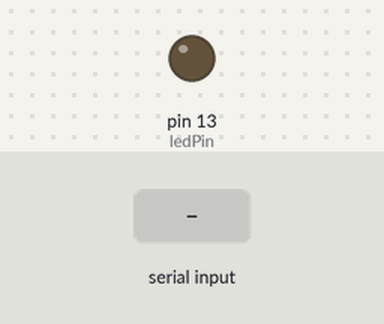
A sketch run on a simulated Arduino Uno, built with avr-gcc and run on an emulated ATmega328P. Shown: output pins drawn as LEDs (lit = HIGH). Inputs (shaded band) come from the test bench. Pins used as bus, display or sensor lines are not drawn.

Above: at 1.2 s.
1.3 s: "S" received over Serial
At 2.5 s:
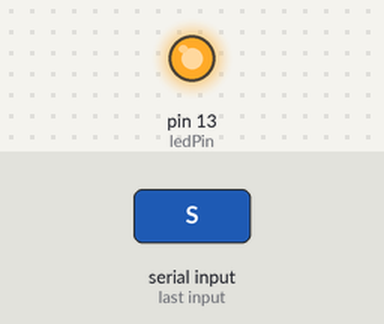
2.8 s: "K" received over Serial
At 3.7 s:
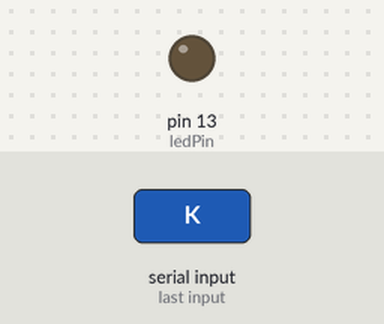
Timing chart, 0 to 5.8 s (numbered marks = the images above; inputs shaded):
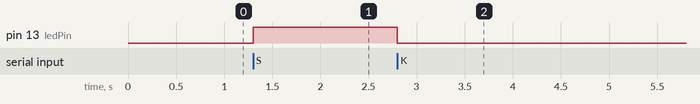

Measured:
- after the input at 1.3 s, pin 13 (ledPin): LOW → HIGH at once
- after the input at 2.8 s, pin 13 (ledPin): HIGH → LOW at once

The sketch:

a4988_eight.ino
```cpp
#include <Arduino.h>

/*a4988
//Quarter step

48 steps for full rev

gear ratio 36:16 = 2.25

full step   2.25 angle 7.5
half step - 4.5 angle 3.75
quarter     9 angle 1.875
eight       18 angle 0.9375  <=== default
sixteenth   36 angle 0.46875


*/

const int ledPin = 13; // the pin that the LED is attached to
int incomingByte;      // a variable to read incoming serial data into
const int stepPin = 3;


void setup() {
  // initialize serial communication:
  Serial.begin(9600);
  // initialize the LED pin as an output:
  pinMode(ledPin, OUTPUT);
  pinMode(stepPin,OUTPUT);
}

void loop() {
if (Serial.available() > 0) {
    // read the oldest byte in the serial buffer:
    incomingByte = Serial.read();
    // if it's a capital H (ASCII 72), turn on the LED:
    if (incomingByte == 'S') {
      digitalWrite(ledPin, HIGH);
      pulse(1);

    }
 if (incomingByte == 'K') {
      digitalWrite(ledPin, LOW);
      pulse(2);
    }
}
}

void pulse(int stepnum){
 for(int x = 0; x < stepnum; x++) {
    digitalWrite(stepPin,HIGH);
     delay(30);
   // delayMicroseconds(500);
    digitalWrite(stepPin,LOW);
    delay(30);

}
}
```
